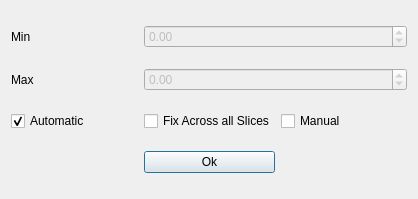
<?xml version="1.0" encoding="UTF-8"?>
<ui version="4.0">
 <class>ColorbarDialog</class>
 <widget class="QDialog" name="ColorbarDialog">
  <property name="geometry">
   <rect>
    <x>0</x>
    <y>0</y>
    <width>418</width>
    <height>199</height>
   </rect>
  </property>
  <property name="windowTitle">
   <string>Colorbar Range</string>
  </property>
  <layout class="QGridLayout" name="gridLayout">
   <item row="7" column="1">
    <widget class="QCheckBox" name="autoselect_range">
     <property name="toolTip">
      <string>Select the range over which the colorbar is set</string>
     </property>
     <property name="text">
      <string>Automatic</string>
     </property>
     <property name="shortcut">
      <string>A</string>
     </property>
     <property name="checked">
      <bool>true</bool>
     </property>
    </widget>
   </item>
   <item row="7" column="2">
    <widget class="QCheckBox" name="fixed_colorbar">
     <property name="text">
      <string>Fix Across all Slices</string>
     </property>
     <property name="shortcut">
      <string>F</string>
     </property>
    </widget>
   </item>
   <item row="7" column="3">
    <widget class="QCheckBox" name="manual_range">
     <property name="text">
      <string>Manual</string>
     </property>
     <property name="shortcut">
      <string>M</string>
     </property>
    </widget>
   </item>
   <item row="8" column="2">
    <widget class="QPushButton" name="ok_button">
     <property name="text">
      <string>Ok</string>
     </property>
    </widget>
   </item>
   <item row="6" column="2" colspan="2">
    <widget class="QDoubleSpinBox" name="max_contour">
     <property name="enabled">
      <bool>false</bool>
     </property>
     <property name="minimum">
      <double>-999999999.000000000000000</double>
     </property>
     <property name="maximum">
      <double>999999999.000000000000000</double>
     </property>
    </widget>
   </item>
   <item row="6" column="1">
    <widget class="QLabel" name="label">
     <property name="text">
      <string>Max</string>
     </property>
    </widget>
   </item>
   <item row="5" column="1">
    <widget class="QLabel" name="label_2">
     <property name="text">
      <string>Min</string>
     </property>
    </widget>
   </item>
   <item row="5" column="2" colspan="2">
    <widget class="QDoubleSpinBox" name="min_contour">
     <property name="enabled">
      <bool>false</bool>
     </property>
     <property name="minimum">
      <double>-999999999.000000000000000</double>
     </property>
     <property name="maximum">
      <double>999999999.000000000000000</double>
     </property>
    </widget>
   </item>
  </layout>
 </widget>
 <resources/>
 <connections>
  <connection>
   <sender>manual_range</sender>
   <signal>toggled(bool)</signal>
   <receiver>max_contour</receiver>
   <slot>setEnabled(bool)</slot>
   <hints>
    <hint type="sourcelabel">
     <x>83</x>
     <y>139</y>
    </hint>
    <hint type="destinationlabel">
     <x>240</x>
     <y>82</y>
    </hint>
   </hints>
  </connection>
  <connection>
   <sender>manual_range</sender>
   <signal>toggled(bool)</signal>
   <receiver>min_contour</receiver>
   <slot>setEnabled(bool)</slot>
   <hints>
    <hint type="sourcelabel">
     <x>83</x>
     <y>139</y>
    </hint>
    <hint type="destinationlabel">
     <x>120</x>
     <y>82</y>
    </hint>
   </hints>
  </connection>
  <connection>
   <sender>ok_button</sender>
   <signal>clicked()</signal>
   <receiver>ColorbarDialog</receiver>
   <slot>accept()</slot>
   <hints>
    <hint type="sourcelabel">
     <x>208</x>
     <y>162</y>
    </hint>
    <hint type="destinationlabel">
     <x>208</x>
     <y>99</y>
    </hint>
   </hints>
  </connection>
 </connections>
</ui>
